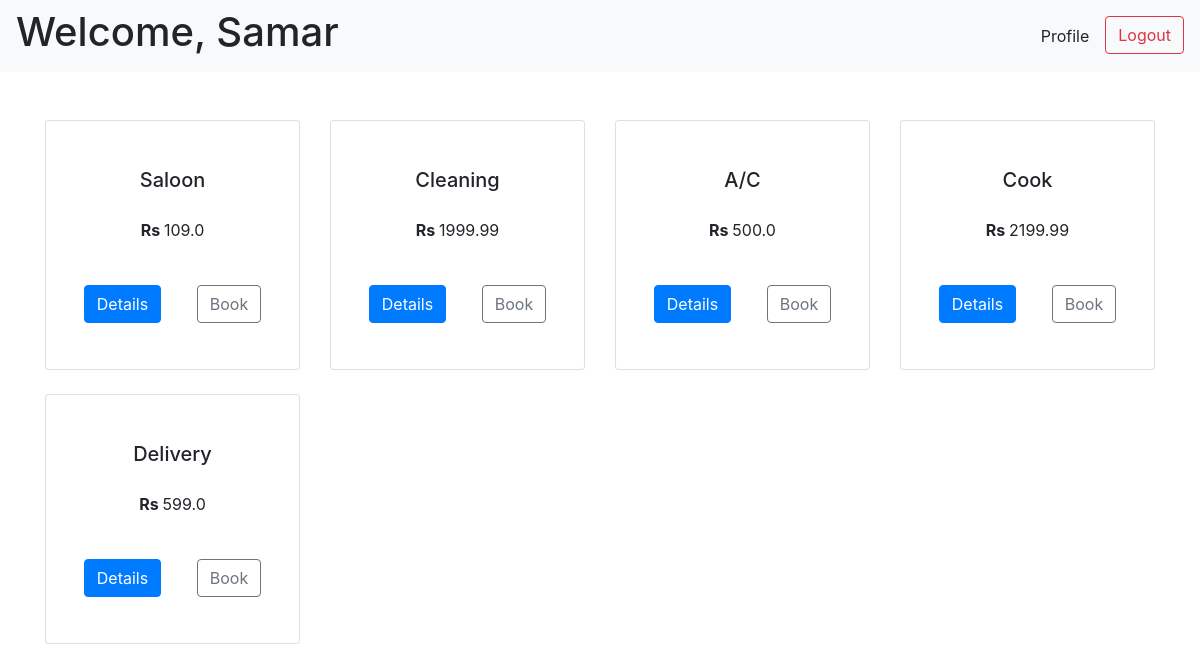
The app's page /customer (signed in) with its own data.
### tables this page shows
CREATE TABLE "customers" (
    "id" INTEGER,
    "fname" TEXT NOT NULL,
    "lname" TEXT,
    "address" TEXT,
    "pincode" INTEGER,
    "contact_number" TEXT NOT NULL UNIQUE,
    "email" TEXT NOT NULL UNIQUE,
    "password" TEXT NOT NULL,
    "status" TEXT CHECK("status" in ('active', 'block')) DEFAULT 'active',
    PRIMARY KEY("id")
);

CREATE TABLE "services" (
    "id" INTEGER,
    "name" TEXT NOT NULL UNIQUE,
    "description" TEXT NOT NULL,
    "price" REAL NOT NULL,
    PRIMARY KEY("id")
);

### app.py (the view)
@app.route("/customer", methods=["GET", "POST"])
def customer_homepage():
    if request.method == "POST":
        ...
    else:
        if "username" in session and "password" in session:
            customer = helper.fetch_customer(email=session["username"],
                                            password=session["password"])
        else:
            customer = None
        if customer:
            services = helper.fetch_services()
            service_requests = helper.fetch_service_req(customer_id=customer['id'])
            return render_template("customer.html", customer=customer, services=services,
                                   service_requests=service_requests)
        else:
            return redirect(url_for("login"))

### app.py (called while the page is built)
@app.after_request
def add_header(response):
    response.headers['Cache-Control'] = 'no-store, no-cache, must-revalidate, post-check=0, pre-check=0, max-age=0'
    response.headers['Pragma'] = 'no-cache'
    response.headers['Expires'] = '-1'
    return response

### helper.py (called while the page is built)
def get_db():
    connection = sqlite3.connect("database.db")
    connection.execute("PRAGMA foreign_keys = ON")
    connection.row_factory = sqlite3.Row
    return connection

def fetch_customer(email, password):
    with get_db() as connection:
        db = connection.cursor()
        return db.execute("SELECT * FROM customers WHERE email = ? AND password = ?",
                (email, password)).fetchone()

def fetch_services():
    with get_db() as connection:
        db = connection.cursor()
        return db.execute("SELECT * FROM services").fetchall()

def fetch_service_req(customer_id):
    with get_db() as connection:
        db = connection.cursor()
        return db.execute("SELECT * FROM service_requests WHERE customer_id = ?", (customer_id,)).fetchall()

### templates/customer.html (shortened to what this page needs)
<!DOCTYPE html>
<html lang="en">
<head>
    <link rel="stylesheet" href="https://cdn.jsdelivr.net/npm/bootstrap@4.0.0/dist/css/bootstrap.min.css">
</head>
<body>
    <nav class="navbar navbar-expand-lg navbar-light bg-light">
        <h1>Welcome, {{ customer["fname"] }}</h1>
        <ul class="nav ml-auto">
            <li class="nav-item">
                <a class="nav-link" href="" data-toggle="modal"
                    data-target="#customerModal{{ customer['id'] }}">Profile</a>
            </li>
            <li>
                <form action="/logout" class="d-inline">
                    <button type="submit" class="btn btn-outline-danger">Logout</button>
                </form>
            </li>
        </ul>
    </nav>
    <div class="container mt-5">
        <div class="row">
            {% for service in services %}
            <div class="col-md-3 mb-4">
                <div class="card square-card">
                    <div class="card-body">
                        <h5 class="card-title">{{ service['name'] }}</h5>
                        <p><strong>Rs </strong>{{ service['price'] }}</p>
                        <div class="card-links">
                            <button type="button" class="btn btn-primary" data-toggle="modal"
                                data-target="#serviceInfoModal{{ service['id'] }}">Details</button>
                            <a href="#" class="btn btn-outline-secondary">Book</a>
                        </div>
                    </div>
                </div>
            </div>
            {% endfor %}
        </div>
    </div>
</body>
</html>

### templates/customer.html (style rules this page uses)
.card { height: 100%; }
.card-body { display: flex; flex-direction: column; justify-content: space-evenly; text-align: center; }
.card-title { margin-bottom: 0; }
.card-links { display: flex; justify-content: space-around; }
.square-card { height: 250px; }
a { text-decoration: none; color: inherit; }

### records on screen
customers: fname "Samar"
services: name "Saloon", price "109.0"
services: name "Cleaning", price "1999.99"
services: name "A/C", price "500.0"
services: name "Cook", price "2199.99"
services: name "Delivery", price "599.0"
